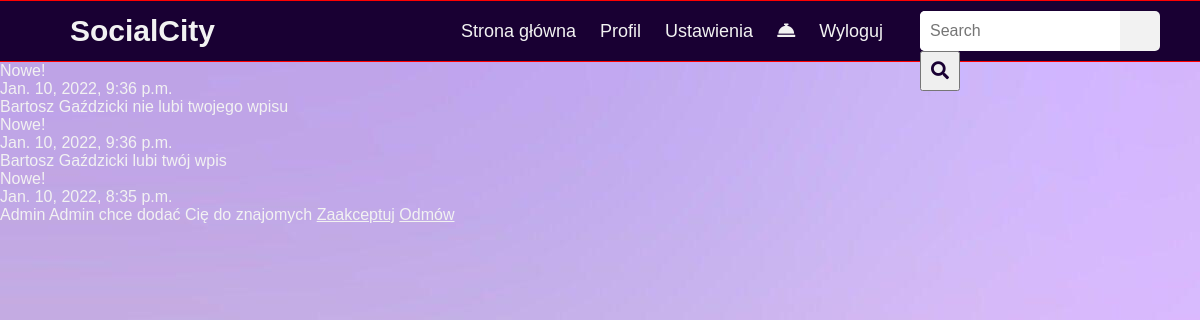
The app's page /notifications/ (signed in) with its own data.
### Accounts/models.py (models this page shows)
class Notification(models.Model):
    date = models.DateTimeField(auto_now=True)
    user = models.ForeignKey(User, on_delete=models.CASCADE)
    new = models.BooleanField(default=True)
    def get_accept_url(self):
        return reverse('accounts:accept-view', kwargs={'my_id': self.id})
    def get_decline_url(self):
        return reverse('accounts:decline-view', kwargs={'my_id': self.id})

class Action(models.Model):
    TYPE_CHOICES = [
        ('LIKE', 'Like'),
        ('DISLIKE', 'Dislike'),
        ('COMMENT', 'Comment'),
    ]
    user = models.ForeignKey(User, null=True, on_delete=models.CASCADE)
    notification = models.OneToOneField(Notification, null=True, on_delete=models.CASCADE)
    post = models.ForeignKey(Post, on_delete=models.CASCADE)
    type= models.CharField(max_length=50, choices=TYPE_CHOICES)

class Request(models.Model):
    user = models.ForeignKey(User, on_delete=models.CASCADE)
    notification = models.OneToOneField(Notification, null=True, on_delete=models.CASCADE)

### Pages/views.py (the view)
# urls.py: path('notifications/', notification_page, name='notification_page'),
def notification_page(request):
    if not request.user.is_authenticated:
        return redirect('/landing')
    queryset = Notification.objects.filter(user=request.user).order_by('-date')
    context = {
        "queryset": queryset
    }
    return render(request, "notification_view.html", context)

### Pages/templates/notification_view.html
{%extends 'base.html'%}
{%block navbar%}
{%include "navbar.html" %}
{%endblock%}
{%block content%}
{%for instance in queryset%}
    {%if instance.new%}
    <p>Nowe!</p>
    {%endif%}
    <p>{{instance.date}}</p>
    {%if instance.request%}
        {{instance.request.user.first_name}} {{instance.request.user.last_name}} chce dodać Cię do znajomych
        <a href="{{instance.get_accept_url}}">Zaakceptuj</a>
        <a href="{{instance.get_decline_url}}">Odmów</a>
    {%elif instance.action%}
        {%if instance.action.type == 'LIKE'%}
            {{instance.action.user.first_name}} {{instance.action.user.last_name}} lubi twój wpis
        {%elif instance.action.type == 'DISLIKE'%}
            {{instance.action.user.first_name}} {{instance.action.user.last_name}} nie lubi twojego wpisu
        {%elif instance.action.type == 'COMMENT'%}
            {{instance.action.user.first_name}} {{instance.action.user.last_name}} skomentował twój wpis
        {%endif%}
    {%endif%}
{%endfor%}
{%endblock%}

### static/css/style.css (style rules this page uses)
body { background: url("/static/images/background.jpg"); background-repeat: no-repeat; background-attachment: fixed; }
* { margin: 0; padding: 0; color: #f2f2f2; box-sizing: border-box; font-family: 'Montserrat', sans-serif; }

### records on screen
Notification: new "Nowe!", date "Jan. 10, 2022, 9:36 p.m.", action.user.first_name "Bartosz", action.user.last_name "Gaździcki"
Notification: new "Nowe!", date "Jan. 10, 2022, 9:36 p.m.", action.user.first_name "Bartosz", action.user.last_name "Gaździcki"
Notification: new "Nowe!", date "Jan. 10, 2022, 8:35 p.m.", request.user.first_name "Admin", request.user.last_name "Admin"
